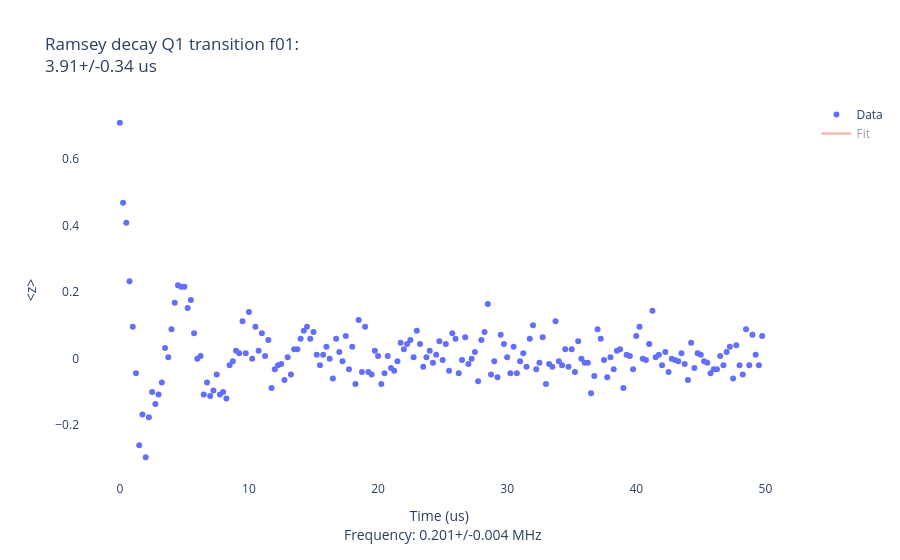

Here is the notebook cell this chart was saved with:
### Code cell
ramsey = SimpleRamseyMultilevel(
    dut=dut,
    stop=50,
    step=0.25,
    set_offset=0.2
)

### Figure 1 — Plotly figure (JSON) as saved in the notebook; plotly's stock layout.template omitted (floating-point values rounded to 4 significant figures; data arrays with more than 128 entries replaced by an {"elided": "..."} marker saying what was removed)
{"data": [{"mode": "markers", "name": "Data", "type": "scatter", "x": {"elided": "200 float values"}, "xaxis": "x", "y": {"elided": "200 float values"}, "yaxis": "y"}, {"mode": "lines", "name": "Fit", "type": "scatter", "visible": "legendonly", "x": {"elided": "2000 float values"}, "xaxis": "x", "y": {"elided": "2000 float values"}, "yaxis": "y"}], "layout": {"plot_bgcolor": "white", "title": {"text": "Ramsey decay Q1 transition f01: <br>3.91+/-0.34 us"}, "xaxis": {"anchor": "y", "domain": [0, 1], "title": {"text": "Time (us) <br> Frequency: 0.201+/-0.004 MHz"}}, "yaxis": {"anchor": "x", "domain": [0, 1], "title": {"text": "<z>"}}}}
